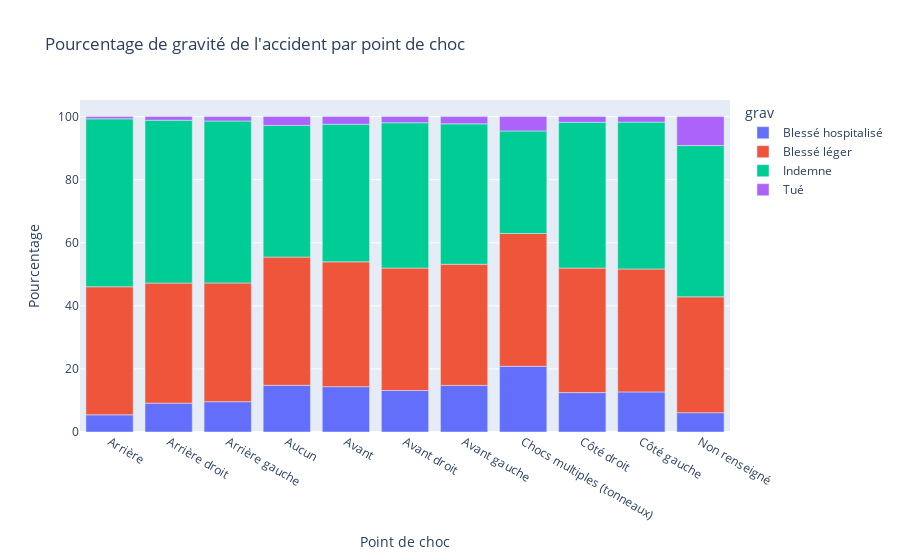

Source (notebook cell):
### Code cell
# Map the 'choc' column to its description
choc_description = {
    -1: 'Non renseigné',
    0: 'Aucun',
    1: 'Avant',
    2: 'Avant droit',
    3: 'Avant gauche',
    4: 'Arrière',
    5: 'Arrière droit',
    6: 'Arrière gauche',
    7: 'Côté droit',
    8: 'Côté gauche',
    9: 'Chocs multiples (tonneaux)'
}

grav_description = {
    1: 'Indemne',
    2: 'Tué',
    3: 'Blessé hospitalisé',
    4: 'Blessé léger'
    # Add more mappings if needed
}

merged_df['choc'] = merged_df['choc'].map(choc_description)
merged_df['grav'] = merged_df['grav'].map(grav_description)

# Group by 'choc' and 'grav'
grouped = merged_df.groupby(['choc', 'grav']).size().unstack().fillna(0)

# Normalize the values to get percentage
grouped_percentage = grouped.divide(grouped.sum(axis=1), axis=0) * 100

# Create stacked bar chart with normalized data
fig = px.bar(grouped_percentage, title="Pourcentage de gravité de l'accident par point de choc", labels={'value': 'Pourcentage', 'choc': 'Point de choc'})

fig.show()

### Figure 1 — Plotly figure (JSON) as saved in the notebook; plotly's stock layout.template omitted (floating-point values rounded to 4 significant figures)
{"data": [{"alignmentgroup": "True", "hovertemplate": "grav=Blessé hospitalisé<br>Point de choc=%{x}<br>Pourcentage=%{y}<extra></extra>", "legendgroup": "Blessé hospitalisé", "marker": {"color": "#636efa", "pattern": {"shape": ""}}, "name": "Blessé hospitalisé", "offsetgroup": "Blessé hospitalisé", "orientation": "v", "showlegend": true, "textposition": "auto", "type": "bar", "x": ["Arrière", "Arrière droit", "Arrière gauche", "Aucun", "Avant", "Avant droit", "Avant gauche", "Chocs multiples (tonneaux)", "Côté droit", "Côté gauche", "Non renseigné"], "xaxis": "x", "y": [5.447, 9.144, 9.612, 14.8, 14.37, 13.15, 14.78, 20.83, 12.5, 12.71, 6.122], "yaxis": "y"}, {"alignmentgroup": "True", "hovertemplate": "grav=Blessé léger<br>Point de choc=%{x}<br>Pourcentage=%{y}<extra></extra>", "legendgroup": "Blessé léger", "marker": {"color": "#EF553B", "pattern": {"shape": ""}}, "name": "Blessé léger", "offsetgroup": "Blessé léger", "orientation": "v", "showlegend": true, "textposition": "auto", "type": "bar", "x": ["Arrière", "Arrière droit", "Arrière gauche", "Aucun", "Avant", "Avant droit", "Avant gauche", "Chocs multiples (tonneaux)", "Côté droit", "Côté gauche", "Non renseigné"], "xaxis": "x", "y": [40.61, 38.08, 37.65, 40.66, 39.58, 38.83, 38.4, 42.12, 39.47, 38.98, 36.73], "yaxis": "y"}, {"alignmentgroup": "True", "hovertemplate": "grav=Indemne<br>Point de choc=%{x}<br>Pourcentage=%{y}<extra></extra>", "legendgroup": "Indemne", "marker": {"color": "#00cc96", "pattern": {"shape": ""}}, "name": "Indemne", "offsetgroup": "Indemne", "orientation": "v", "showlegend": true, "textposition": "auto", "type": "bar", "x": ["Arrière", "Arrière droit", "Arrière gauche", "Aucun", "Avant", "Avant droit", "Avant gauche", "Chocs multiples (tonneaux)", "Côté droit", "Côté gauche", "Non renseigné"], "xaxis": "x", "y": [53.24, 51.63, 51.36, 41.75, 43.63, 46.08, 44.52, 32.5, 46.23, 46.56, 47.96], "yaxis": "y"}, {"alignmentgroup": "True", "hovertemplate": "grav=Tué<br>Point de choc=%{x}<br>Pourcentage=%{y}<extra></extra>", "legendgroup": "Tué", "marker": {"color": "#ab63fa", "pattern": {"shape": ""}}, "name": "Tué", "offsetgroup": "Tué", "orientation": "v", "showlegend": true, "textposition": "auto", "type": "bar", "x": ["Arrière", "Arrière droit", "Arrière gauche", "Aucun", "Avant", "Avant droit", "Avant gauche", "Chocs multiples (tonneaux)", "Côté droit", "Côté gauche", "Non renseigné"], "xaxis": "x", "y": [0.7029, 1.148, 1.386, 2.793, 2.423, 1.936, 2.297, 4.545, 1.799, 1.749, 9.184], "yaxis": "y"}], "layout": {"barmode": "relative", "legend": {"title": {"text": "grav"}, "tracegroupgap": 0}, "title": {"text": "Pourcentage de gravité de l'accident par point de choc"}, "xaxis": {"anchor": "y", "domain": [0, 1], "title": {"text": "Point de choc"}}, "yaxis": {"anchor": "x", "domain": [0, 1], "title": {"text": "Pourcentage"}}}}
